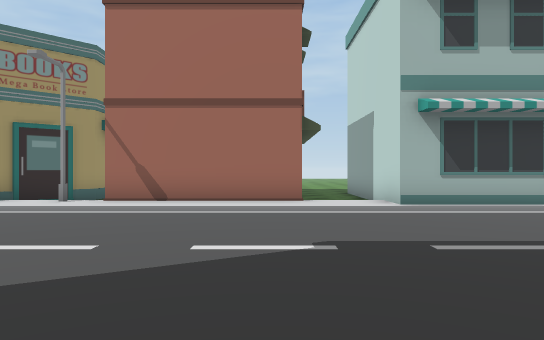
View 1 (above)

24 first-person views from a walk through a scene from a Unity 3-D project. The camera is 1.4 m above the floor, looks level and sees 70° across. The floor is counted in squares, 2 m on a side. Each view is taken from the middle of a square. On the plan, view 1 faces up. The plan holds only what a view shows up to about 11 squares ahead; the rest is blank. The place goes on beyond the plan. The player character is not drawn. Some surface patterns are stand-ins.

View 2
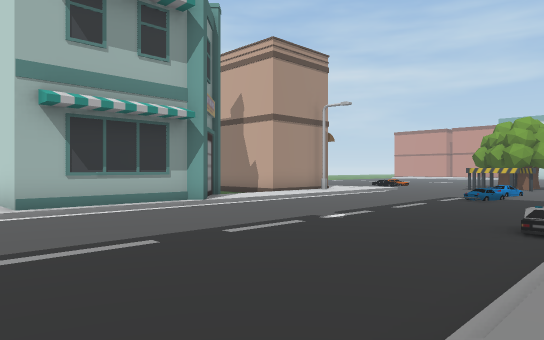

View 3
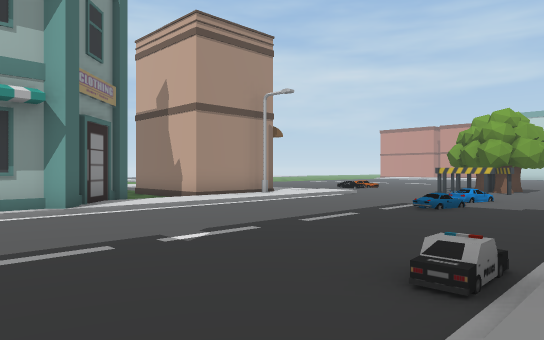

View 4
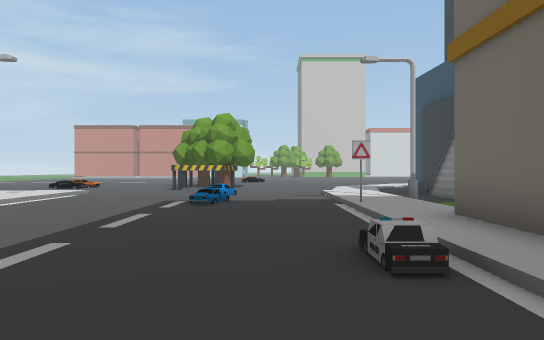

View 5
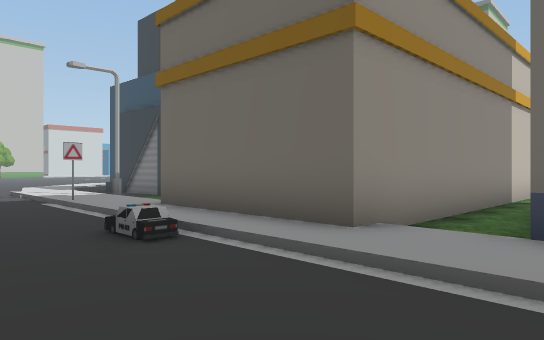

View 6
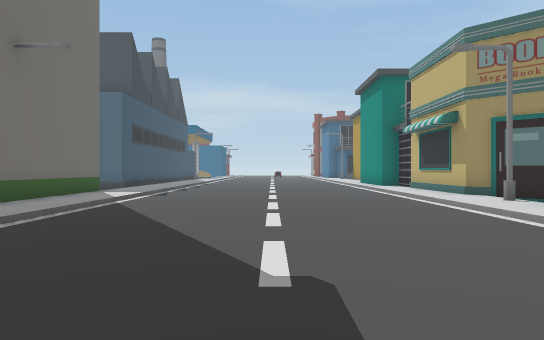

View 7
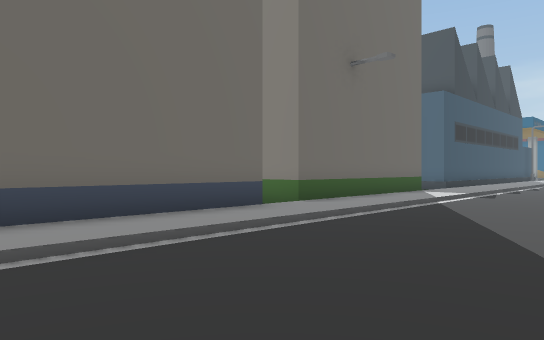

View 8
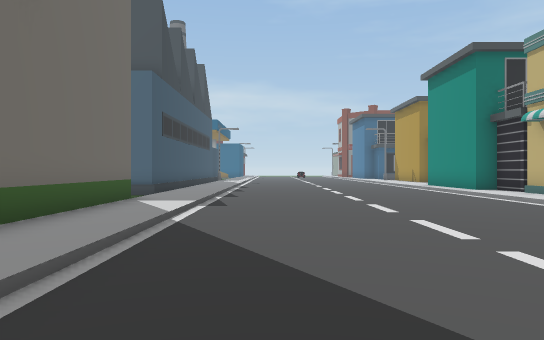

View 9
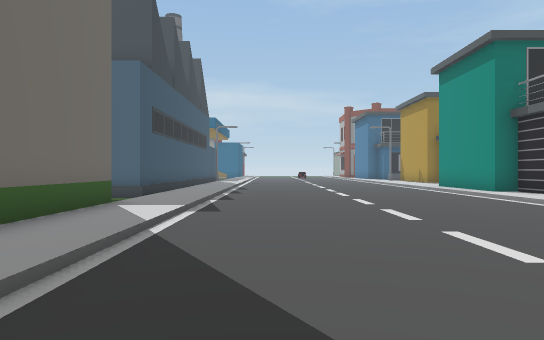

View 10
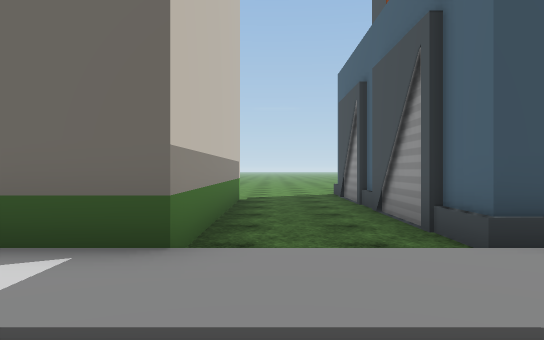

View 11
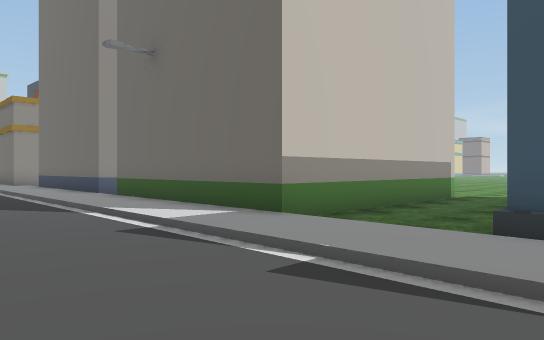

View 12
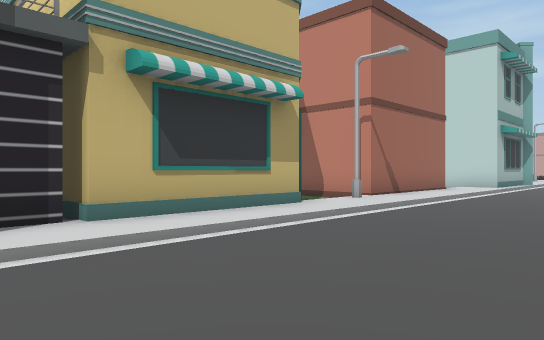

View 13
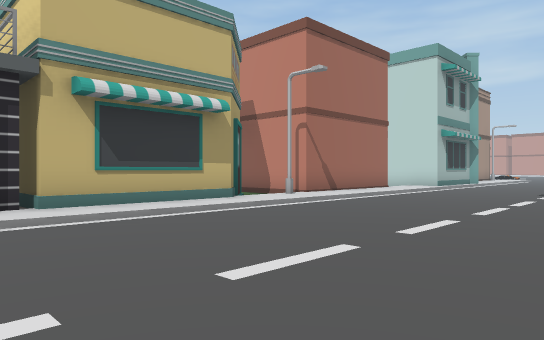

View 14
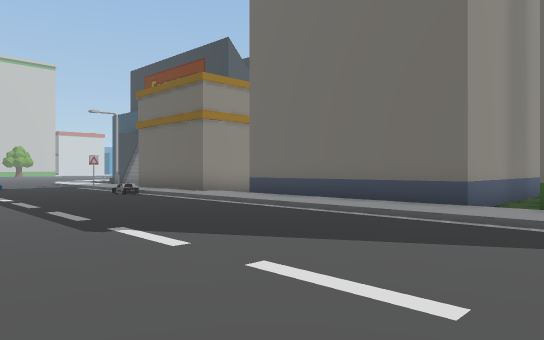

View 15
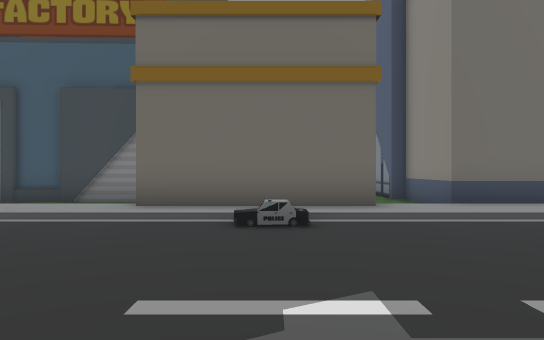

View 16
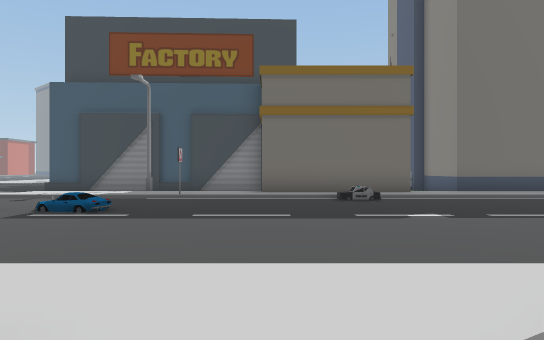

View 17
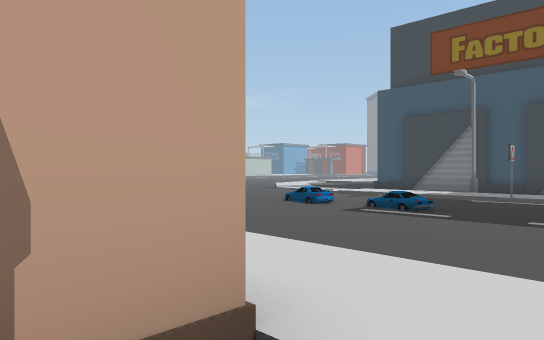

View 18
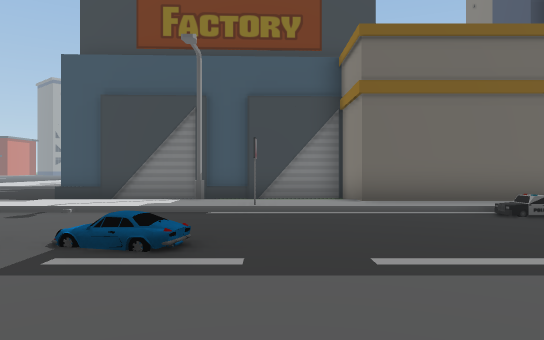

View 19
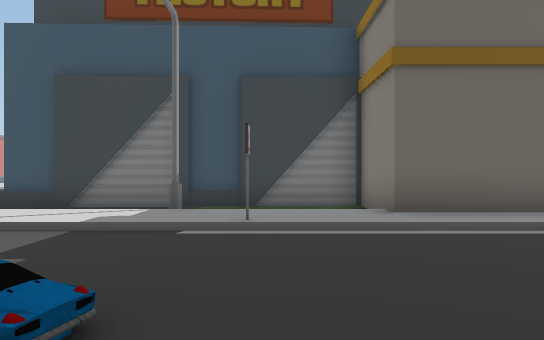

View 20
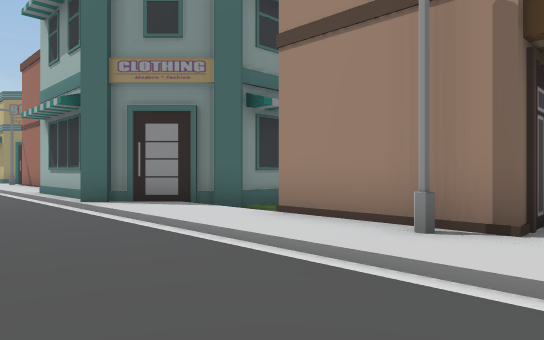

View 21
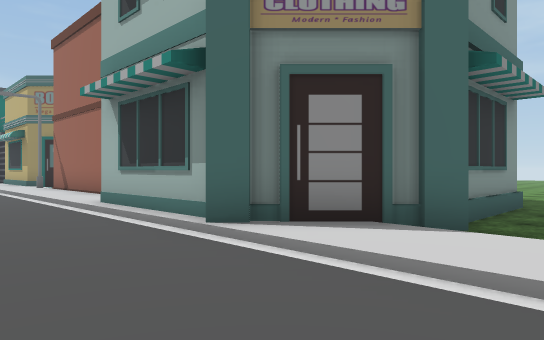

View 22
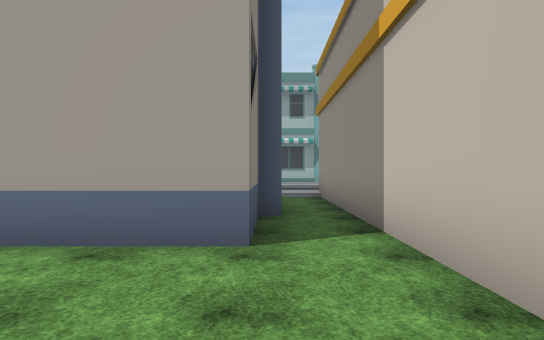

View 23
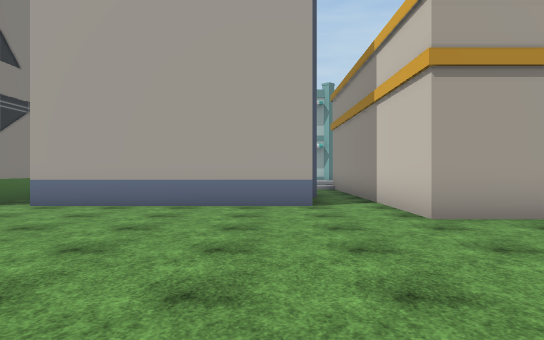

View 24
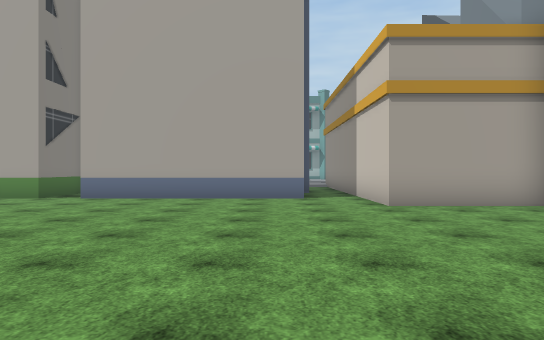

### Floor plan
Key: @ floor where view 1 was taken; # wall or solid block; . main floor; : floor 0.25 m higher than the main floor; / step, stairs or slope; ^ raised ledge; B building; S streetlight; I sign; O other object.
Columns run from 12 left of view 1 to 15 right of it. Each row starts with its distance up from view 1.
 14                     .
 13                     B.
 12                     B.
 11        ^#      B    B.
 10   #   ###      B    B.#  #
  9 #######S#####//B   B//##S#::
  8 #::::::::::::::BBBB/::::::::
  7 ............................
  6 ............................
  5 ............................
  4 ............................
  3 ........................O.O.
  2 ............................
  1 ...................O........
  0 ::::::::::::@::::::::::I::::
 -1 ////BBBSBB/BBBBBB/   B///S//
 -2 BB..B    B.B    B.   B......
 -3  B..B     .B    B.B  BBBBBBB
 -4  B..B     .B    B.B   BBBB
 -5  B..B     .B    B.B
 -6  B..B    B.B    B.B B
 -7  B..B   BB.BBBBBB.B B
 -8 BB...    .........B B
 -9 BB...    .........BBB
-10           ...........
-11            .........
-12            .........
-13             .......
-14              .....
-15              .....
-16
-17                .

Where each view was taken, in squares from view 1:
view 1: 0 up, 0 right, facing up
view 2: 0 up, 1 right, facing up-right
view 3: 0 up, 4 right, facing up-right
view 4: 2 up, 4 right, facing right
view 5: 3 up, 3 right, facing down-right
view 6: 4 up, 3 right, facing left
view 7: 4 up, 3 right, facing down-left
view 8: 2 up, 0 right, facing left
view 9: 2 up, 1 left, facing left
view 10: 2 up, 9 left, facing down
view 11: 3 up, 12 left, facing down-right
view 12: 4 up, 12 left, facing up-right
view 13: 2 up, 12 left, facing up-right
view 14: 6 up, 4 left, facing down-right
view 15: 6 up, 7 right, facing down
view 16: 10 up, 9 right, facing down
view 17: 10 up, 9 right, facing down-right
view 18: 7 up, 11 right, facing down
view 19: 5 up, 11 right, facing down
view 20: 5 up, 14 right, facing up-left
view 21: 5 up, 10 right, facing up-left
view 22: 11 down, 4 right, facing up
view 23: 15 down, 3 right, facing up
view 24: 17 down, 3 right, facing up
